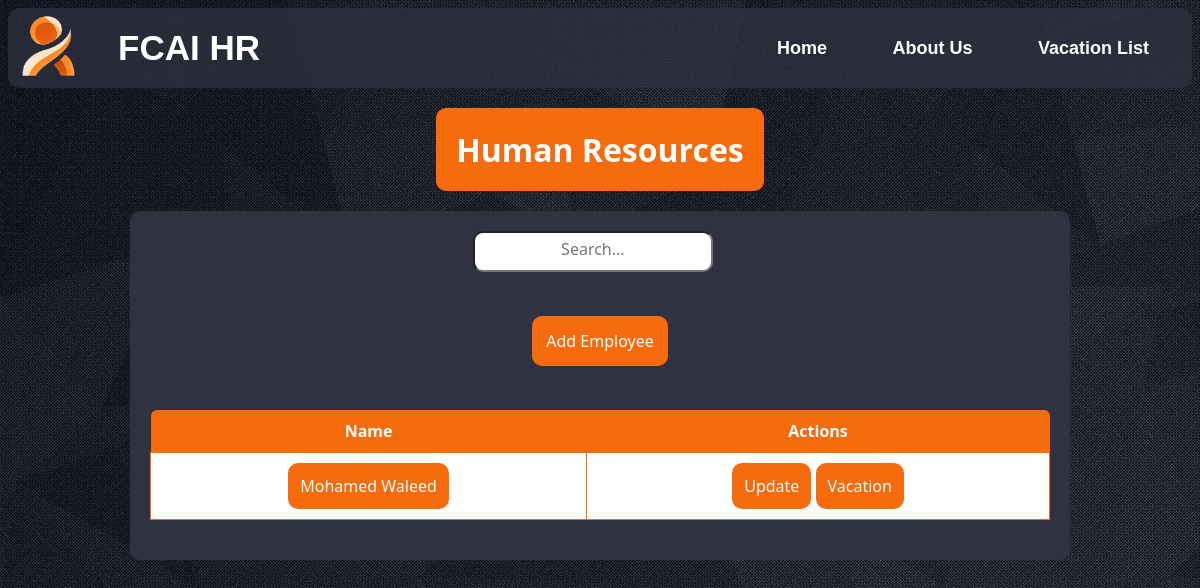
Page /home/ on the earlier database version.
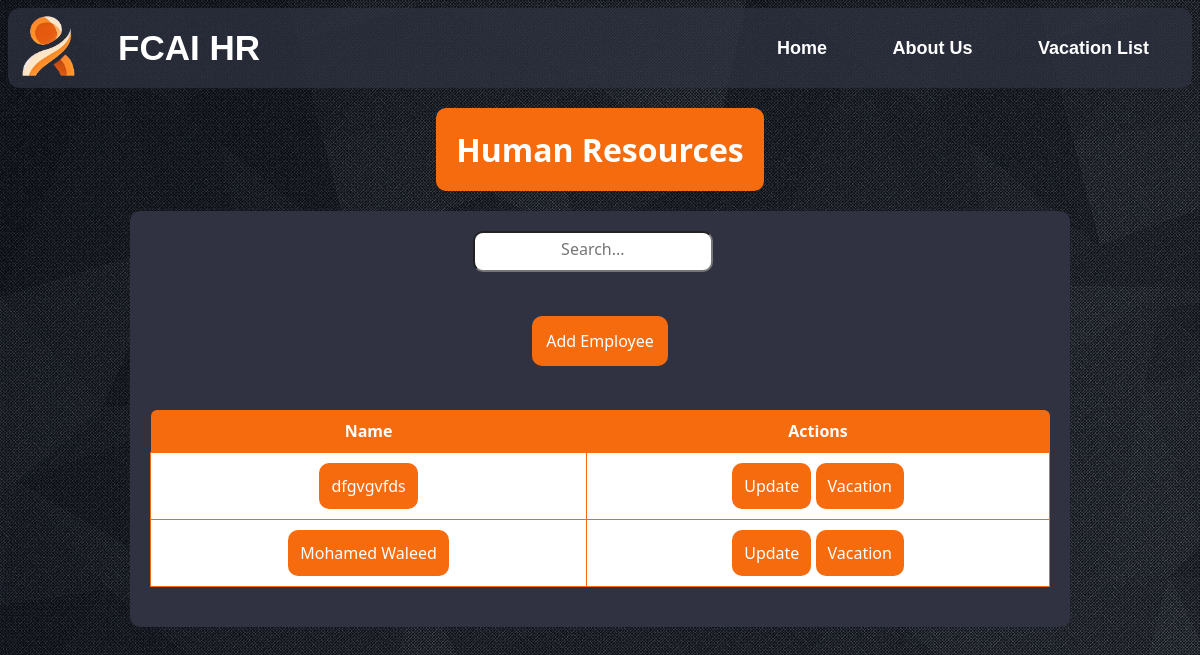
Same page on the later database version.
### Management/models.py (models this page shows, shortened)
class Employee(models.Model):
    id = models.IntegerField(primary_key = True, unique = True, error_messages = {'null': 'ID field cannot be null','unique': 'This ID is already in use'})
    name = models.CharField(max_length = 100)
    email = models.EmailField(max_length = 254)
    address = models.CharField(max_length = 100)
    number = models.CharField(max_length = 11)
    gender = models.CharField(max_length = 6)
    status = models.CharField(max_length= 12)
    availableVacation = models.IntegerField()
    approvedVacation = models.IntegerField(default= 0)
    salary = models.IntegerField()
    dob = models.DateField()
    dateCreated = models.DateField(default= datetime.date.today, null= True)

### Management/views.py (the view)
# urls.py: 2. Add a URL to urlpatterns:  path('', views.home, name='home')
def home(request):
        employees = Employee.objects.all()
        return render(request, 'Management/index.html', {'emp': employees})

### Management/templates/Management/index.html (shortened to what this page needs)
{% extends 'Management/base.html' %}
{% load static %}
{% block styles %}
<link rel="stylesheet" href="{% static 'Management/CSS/Index.css' %}">
<link rel="stylesheet" href="{% static 'Management/CSS/Message.css' %}">
{% endblock styles %}
{% block content %}
<h1>Human Resources</h1>
<form>
    <div class="search">
        <input type='text' placeholder='Search...' id='search-input'>
    </div>
    <br><br>
    <button id="add-employee-btn" type="button" onclick="window.location.href='{% url 'hr-addEmployee' %}';">Add Employee</button>
    <br><br>
    <table>
        <thead>
            <tr>
                <th>Name</th>
                <th>Actions</th>
            </tr>
        </thead>
        <tbody class="search-insert">
            {% for e in emp %}
                <tr>
                    <td><button type="button" class="emp-btn" onclick="window.location.href='{% url 'hr-data' e.id %}';">{{e.name}}</button></td>
                    <td>
                        <button class="update-employee-btn" type="button" onclick="window.location.href='{% url 'hr-updateData' e.id %}';">Update</button>
                        <button class="vacation-employee-btn" type="button" onclick="window.location.href='{% url 'hr-vacation' e.id %}';">Vacation</button>
                    </td>
                </tr>
            {% endfor %}
        </tbody>
    </table>
</form>
{% endblock content %}

Differences in the rows shown:
added Employee: name "dfgvgvfds"
